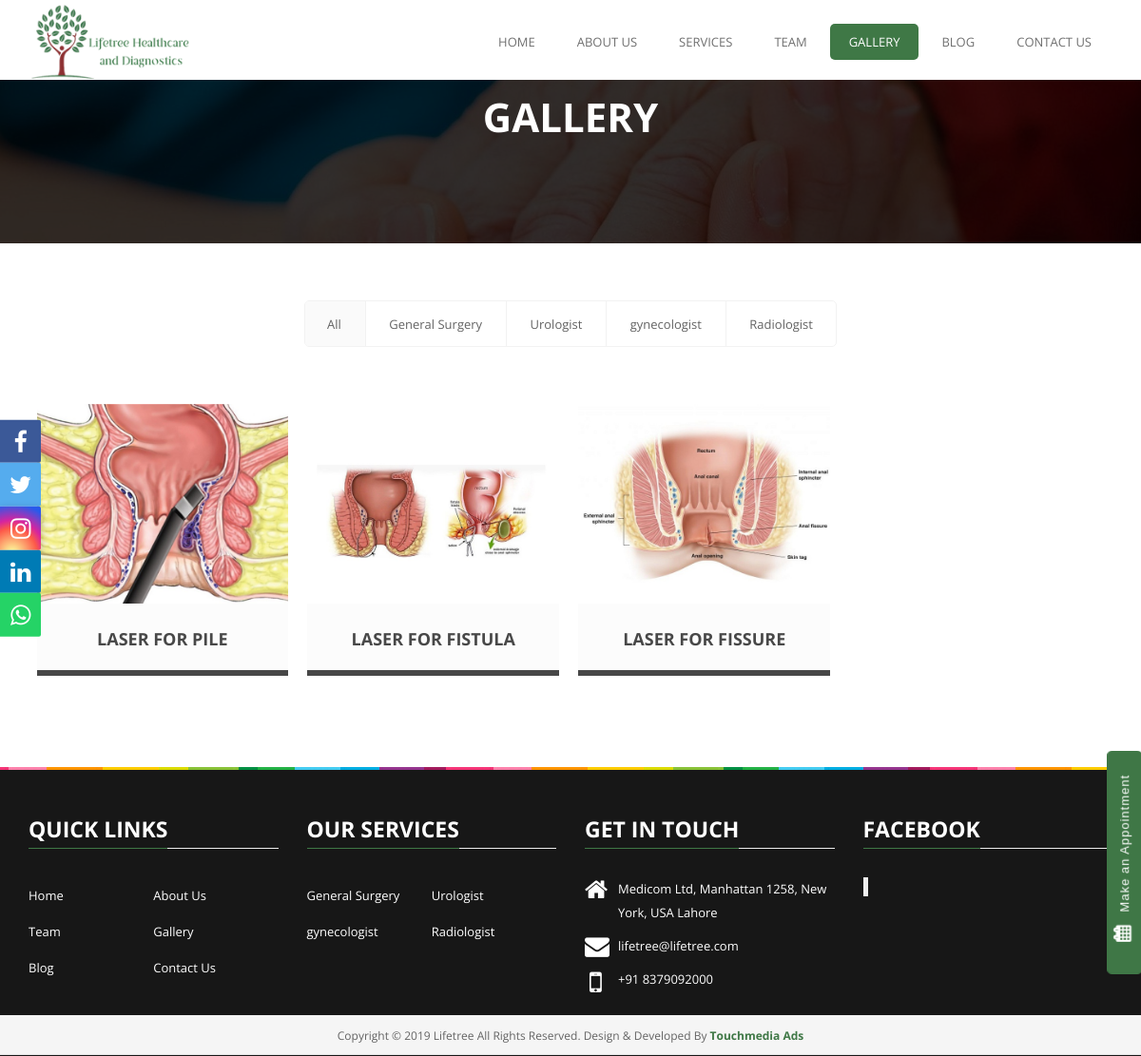
/View-gallery-of-Lifetree-Healthcare-And-Diagnostics, run on the app's committed database.
### treefile/models.py (models this page shows, shortened)
class category(models.Model):
    name = models.CharField(max_length=100)
    image = models.ImageField(upload_to='pics')
    date = models.DateField(("Date"), default=datetime.date.today)
    content = HTMLField()

class gallery(models.Model):
    name = models.CharField(max_length=100)
    image = models.ImageField(upload_to='pics')
    cat = models.ForeignKey(category, on_delete=models.CASCADE)

### treefile/views.py (the view)
# urls.py: path('View-gallery-of-Lifetree-Healthcare-And-Diagnostics', views.galleryPage, name="gallery-page"),
def galleryPage(req):
    cat = category.objects.all()
    img = gallery.objects.all()
    context = {
        'category' : cat,
        'image' : img
    }
    return render(req, 'gallery.html', context)

### templates/gallery.html (shortened to what this page needs)
{% extends "base.html" %}
{% load static %}
{% block content %}
			<section class="sub-page-banner text-center" data-stellar-background-ratio="0.3">
				<div class="overlay"></div>
				<div class="container">
					<h1 class="entry-title">Gallery</h1>
				</div>
			</section>
			<div id="sub-page-content" class="clearfix">
				<div class="container">
					<section class="gallery no-padding">
							<div class="gallery-filter-nav">
                                <div class="filter active" data-filter="all">All</div>
                                {% for cat in category %}
                                    <div class="filter" data-filter=".ids{{ cat.id}}">{{ cat.name}}</div>
                                {% endfor %}
							</div>
							<div id="Container-gallery">
								<ul class="four-column-gallery clearfix">
                                    {% for img in image %}
                                        <li class="mix ids{{ img.cat_id }}">
                                            <div class="gallery-item">
                                                <div class="gallery-item-thumb">
                                                    <img src="{{ img.image.url }}" alt="">
                                                </div>
                                                <div class="gallery-item-info">
                                                    <p><a href="#.">{{ img.name }}</a></p>
                                                </div>
                                            </div>
                                        </li>
                                    {% endfor %}
								</ul>
							</div>
					</section>
				</div>
			</div>
{% endblock content %}

### templates/base.html (shortened to what this page needs)
{% load static %}
<!DOCTYPE html>
<html lang="en" class="no-js">
    <head>
        <link rel="stylesheet" id="color" href="{% static 'css/blue.css' %}">
        <link rel="stylesheet" href="{% static 'css/medicom.css' %}">
        <link rel="stylesheet" href="{% static 'css/bootstrap.css' %}">
        <link rel="stylesheet" href="{% static 'css/forstyle.css' %}">
        <link rel="stylesheet" href="{% static 'css/animate.css' %}">
        <link rel="stylesheet" href="https://stackpath.bootstrapcdn.com/font-awesome/4.7.0/css/font-awesome.min.css">
        <link  href="{% static 'revolution-slider/css/settings.css' %}" rel="stylesheet" type="text/css"/>
        <link  href="{% static 'revolution-slider/css/layers.css' %}" rel="stylesheet" type="text/css"/>
        <link  href="{% static 'revolution-slider/css/navigation.css' %}" rel="stylesheet" type="text/css"/>
    </head>
    <body class="fixed-header">
        <div id="wrapper" class="clearfix">
            <header id="header" class="medicom-header">
                <div class="container">
                    <nav class="navbar navbar-default" role="navigation">
                        <div class="navbar-header">
                            <a class="navbar-brand" href="index.html"><img src="{% static 'myimg/logo.png' %}" alt="" title=""></a>
                        </div>
                        <div class="collapse navbar-collapse navbar-right" id="primary-nav">
                            <ul class="nav navbar-nav">
                                <li><a href="{% url 'index-page' %}">Home</a></li>
                                <li><a href="{% url 'about-page' %}">About Us</a></li>
                                <li class="dropdown">
                                    <a href="#" class="dropdown-toggle" data-toggle="dropdown">Services</a>
                                </li>
                                <li><a href="{% url 'team-page' %}">Team</a></li>
                                <li><a href="{% url 'gallery-page' %}">Gallery</a></li>
                                <li><a href="{% url 'blog-page' %}">Blog</a></li>
                                <li><a href="{% url 'contact-page' %}">Contact Us</a></li>
                            </ul>
                        </div>
                    </nav>
                </div>
            </header>
            {% block content %}{% endblock content %}
            <div class="colourfull-row"></div>
            <footer id="footer" class="light">
                <div class="container">
                    <div class="row">
                        <div class="col-md-3">
                            <div class="footer-widget">
                                <h4><span>Quick Links</span></h4>
                                <ul class="footer-nav list-unstyled clearfix widthchang">
                                    <li><a href="{% url 'index-page' %}">Home</a></li>
                                    <li><a href="{% url 'about-page' %}">About Us</a></li>
                                    <li><a href="{% url 'team-page' %}">Team</a></li>
                                    <li><a href="{% url 'gallery-page' %}">Gallery</a></li>
                                    <li><a href="{% url 'blog-page' %}">Blog</a></li>
                                    <li><a href="{% url 'contact-page' %}">Contact Us</a></li>
                                </ul>
                            </div>
                        </div>
                        <div class="col-md-3">
                            <div class="footer-widget">
                                <h4><span>Our Services</span></h4>
                                <ul class="footer-nav list-unstyled clearfix widthchang">
                                    {% for cat in category %}
                                        <li><a href="/Service-Detail/{{ cat.id }}/{{ cat.name | slugify }}">{{ cat.name }}</a></li>
                                    {% endfor %}
                                </ul>
                            </div>
                        </div>
                        <div class="col-md-3">
                            <div class="footer-widget">
                                <h4><span>get in touch</span></h4>
                                <div class="contact-widget">
                                    <i class="fa fa-home"></i>
                                    <p><a href="https://www.google.com/maps/place/Lifetree+Healthcare+%26+Diagnostic,+Polyclinic,+Sonography+Centre,+Color+Doppler+in+Hinjewadi/@18.5915113,73.7439204,15z/data=!4m2!3m1!1s0x0:0xb370f3312216fce3?sa=X&ved=2ahUKEwiwzJWyuvjkAhUD73MBHUmTATIQ_BIwE3oECA8QCA">
                                    Medicom Ltd, Manhattan 1258, New York, USA Lahore</a></p>
                                    <i class="fa fa-envelope"></i>
                                    <p><a href="mailto: ">lifetree@lifetree.com</a></p>
                                    <i class="fa fa-mobile"></i>
                                    <p><a href="tel: 918379092000 ">+91 8379092000</a></p>
                                </div>
                            </div>
                        </div>
                        <div class="col-md-3">
                                <div class="footer-widget">
                                    <h4><span>Facebook</span></h4>
                                    <div class="twitter-widget">
                                            <div class="fb-page" data-href="https://www.facebook.com/Pediatric-center-and-surgical-clinic-Aundh-341799735956172" data-tabs="timeline" data-height="218" data-small-header="true" data-adapt-container-width="true" data-hide-cover="false" data-show-facepile="true"><blockquote cite="https://www.facebook.com/Pediatric-center-and-surgical-clinic-Aundh-341799735956172" class="fb-xfbml-parse-ignore"><a href="https://www.facebook.com/Pediatric-center-and-surgical-clinic-Aundh-341799735956172"></a></blockquote></div>
                                    </div>
                                </div>
                            </div>
                    </div>
                </div>
                <p class="copyright text-center">Copyright &copy; {% now 'Y' %} Lifetree All Rights Reserved. Design & Developed By <a href="http://touchmediaads.com">Touchmedia Ads</a></p>
            </footer>
        </div>
        <div class="icon-barss">
            <a href="https://www.facebook.com/Pediatric-center-and-surgical-clinic-Aundh-341799735956172" class="facebook"><i class="fa fa-facebook"></i></a>
            <a href="#" class="twitter"><i class="fa fa-twitter"></i></a>
            <a href="#" class="instagram"><i class="fa fa-instagram"></i></a>
            <a href="#" class="linkedin"><i class="fa fa-linkedin"></i></a>
            <a href="#" class="whatapp"><i class="fa fa-whatsapp"></i></a>
        </div>
        <a class="subfloat" href="#AppointMent"> <i class="fa fa-calendar"></i> Make an Appointment</a>
    </body>
</html>

### static/css/blue.css (style rules this page uses)
a { color: #3f7846; }
@media (min-width: 768px) { .navbar-default .navbar-nav > .active > a, .navbar-default .navbar-nav > .active > a:hover, .navbar-default .navbar-nav > .active > a:focus { background-color: #3f7846; } }
footer h4 { color:#3f7846; }
.footer-widget h4 { color:#3f7846 }
footer h4 span { border-bottom:1px solid #3f7846; }
.sub-page-banner .overlay { background:url(../images/blue-overlay.png) repeat; }

### static/css/forstyle.css (style rules this page uses)
.icon-barss { position: fixed; top: 50%; -webkit-transform: translateY(-50%); -ms-transform: translateY(-50%); transform: translateY(-50%); z-index: 11111; }
.icon-barss a { display: block; text-align: center; padding: 5px 10px; transition: all 0.3s ease; color: white; font-size: 25px; border-radius: 0 2px 2px 0; }
.facebook { background: #3B5998; color: white; }
.twitter { background: #55ACEE; color: white; }
.instagram { background: #d6249f; background: radial-gradient(circle at 30% 107%, #fdf497 0%, #fdf497 5%, #fd5949 45%,#d6249f 60%,#285AEB 90%); box-shadow: 0px 3px 10px rgba(0,0,0,.25); color: white; }
.linkedin { background: #007bb5; color: white; }
.whatapp { background: #25D366; color: white; }
.subfloat { position: fixed; bottom: 185px; right: -100px; padding: 8px 25px; background: #3f7746; z-index: 11111; color: #fff; font-family: 'Rubik', sans-serif; letter-spacing: 1px; font-weight: 500; text-align: center; border-radius: 5px; transform: rotate(-90deg); }
.subfloat i { padding: 0 9px; font-weight: 700; font-size: 18px; }
.sub-page-banner .overlay { background: rgba(0,0,0,0.8); }
.navbar-brand { margin-top: 5px; }
.navbar-brand img { width: 170px; }
.sub-page-banner { height: 256px; }
.entry-title { padding: 90px 0 0; }
footer { padding: 40px 0 1px; }
footer.light { background:#000000e8; }
footer.light li a, footer.light .contact-widget p a, footer.light .contact-widget i, .footer-widget h4 { color: #fff !important; }
footer.light .copyright { margin: 15px 0 0; }
footer.light .copyright a { font-weight: 700; }

### data on the page
category: name "General Surgery"
category: name "Urologist"
category: name "gynecologist"
category: name "Radiologist"
gallery: image (picture), name "LASER FOR PILE"
gallery: image (picture), name "LASER FOR FISTULA"
gallery: image (picture), name "LASER FOR FISSURE"
